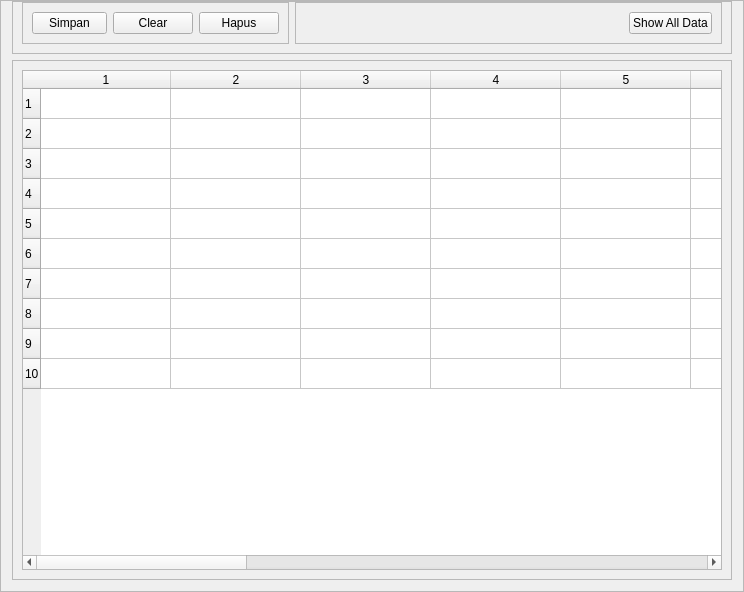
         <widget class="QFrame" name="frame_3">
          <property name="frameShape">
           <enum>QFrame::StyledPanel</enum>
          </property>
          <property name="frameShadow">
           <enum>QFrame::Raised</enum>
          </property>
          <layout class="QVBoxLayout" name="verticalLayout_4">
           <property name="topMargin">
            <number>0</number>
           </property>
           <item>
            <widget class="QFrame" name="frame_9">
             <property name="sizePolicy">
              <sizepolicy hsizetype="Preferred" vsizetype="Expanding">
               <horstretch>0</horstretch>
               <verstretch>0</verstretch>
              </sizepolicy>
             </property>
             <property name="frameShape">
              <enum>QFrame::StyledPanel</enum>
             </property>
             <property name="frameShadow">
              <enum>QFrame::Raised</enum>
             </property>
             <layout class="QHBoxLayout" name="horizontalLayout_6">
              <property name="topMargin">
               <number>0</number>
              </property>
              <item alignment="Qt::AlignLeft">
               <widget class="QFrame" name="frame_14">
                <property name="sizePolicy">
                 <sizepolicy hsizetype="Expanding" vsizetype="Preferred">
                  <horstretch>0</horstretch>
                  <verstretch>0</verstretch>
                 </sizepolicy>
                </property>
                <property name="frameShape">
                 <enum>QFrame::StyledPanel</enum>
                </property>
                <property name="frameShadow">
                 <enum>QFrame::Raised</enum>
                </property>
                <layout class="QHBoxLayout" name="horizontalLayout_4">
                 <item>
                  <widget class="QPushButton" name="btnSimpan">
                   <property name="minimumSize">
                    <size>
                     <width>44</width>
                     <height>0</height>
                    </size>
                   </property>
                   <property name="maximumSize">
                    <size>
                     <width>75</width>
                     <height>16777215</height>
                    </size>
                   </property>
                   <property name="text">
                    <string>Simpan</string>
                   </property>
                  </widget>
                 </item>
                 <item>
                  <widget class="QPushButton" name="btnClear">
                   <property name="minimumSize">
                    <size>
                     <width>44</width>
                     <height>0</height>
                    </size>
                   </property>
                   <property name="text">
                    <string>Clear</string>
                   </property>
                  </widget>
                 </item>
                 <item>
                  <widget class="QPushButton" name="btnHapus">
                   <property name="minimumSize">
                    <size>
                     <width>44</width>
                     <height>0</height>
                    </size>
                   </property>
                   <property name="text">
                    <string>Hapus</string>
                   </property>
                  </widget>
                 </item>
                </layout>
               </widget>
              </item>
              <item>
               <widget class="QFrame" name="frame_15">
                <property name="sizePolicy">
                 <sizepolicy hsizetype="Expanding" vsizetype="Preferred">
                  <horstretch>0</horstretch>
                  <verstretch>0</verstretch>
                 </sizepolicy>
                </property>
                <property name="frameShape">
                 <enum>QFrame::StyledPanel</enum>
                </property>
                <property name="frameShadow">
                 <enum>QFrame::Raised</enum>
                </property>
                <layout class="QHBoxLayout" name="horizontalLayout_5">
                 <item alignment="Qt::AlignRight">
                  <widget class="QPushButton" name="btnShowAllData">
                   <property name="minimumSize">
                    <size>
                     <width>44</width>
                     <height>0</height>
                    </size>
                   </property>
                   <property name="text">
                    <string>Show All Data</string>
                   </property>
                  </widget>
                 </item>
                </layout>
               </widget>
              </item>
             </layout>
            </widget>
           </item>
           <item>
            <widget class="QFrame" name="frame_5">
             <property name="frameShape">
              <enum>QFrame::StyledPanel</enum>
             </property>
             <property name="frameShadow">
              <enum>QFrame::Raised</enum>
             </property>
             <layout class="QVBoxLayout" name="verticalLayout_5">
              <item>
               <widget class="QTableWidget" name="gridKrs">
                <property name="sizePolicy">
                 <sizepolicy hsizetype="Expanding" vsizetype="Preferred">
                  <horstretch>0</horstretch>
                  <verstretch>0</verstretch>
                 </sizepolicy>
                </property>
                <property name="minimumSize">
                 <size>
                  <width>700</width>
                  <height>500</height>
                 </size>
                </property>
                <property name="rowCount">
                 <number>10</number>
                </property>
                <property name="columnCount">
                 <number>16</number>
                </property>
                <attribute name="horizontalHeaderDefaultSectionSize">
                 <number>130</number>
                </attribute>
                <row/>
                <row/>
                <row/>
                <row/>
                <row/>
                <row/>
                <row/>
                <row/>
                <row/>
                <row/>
                <column/>
                <column/>
                <column/>
                <column/>
                <column/>
                <column/>
                <column/>
                <column/>
                <column/>
                <column/>
                <column/>
                <column/>
                <column/>
                <column/>
                <column/>
                <column/>
               </widget>
              </item>
             </layout>
            </widget>
           </item>
          </layout>
         </widget>
